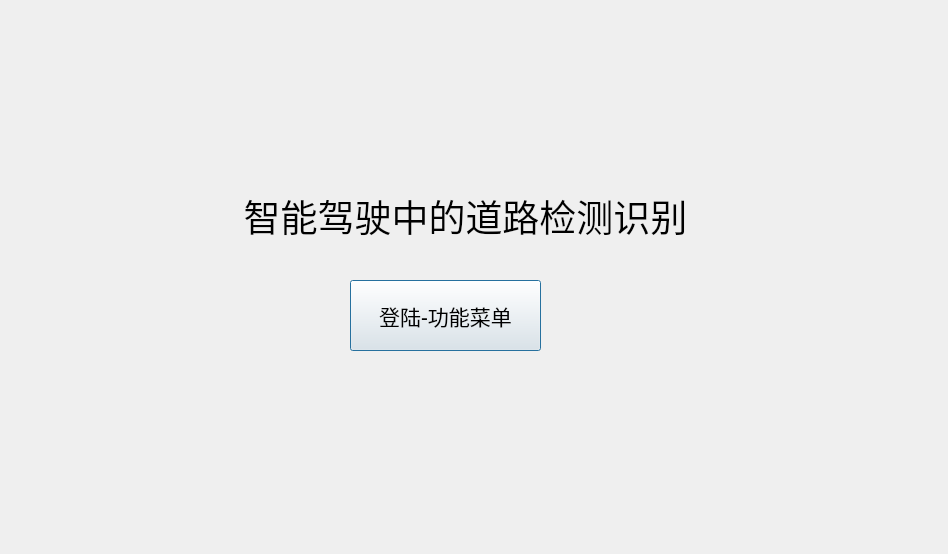
<?xml version="1.0" encoding="UTF-8"?>
<ui version="4.0">
 <class>Dialog</class>
 <widget class="QDialog" name="Dialog">
  <property name="geometry">
   <rect>
    <x>0</x>
    <y>0</y>
    <width>948</width>
    <height>554</height>
   </rect>
  </property>
  <property name="windowTitle">
   <string>Dialog</string>
  </property>
  <property name="styleSheet">
   <string notr="true"/>
  </property>
  <widget class="QLabel" name="title">
   <property name="geometry">
    <rect>
     <x>-60</x>
     <y>140</y>
     <width>1051</width>
     <height>151</height>
    </rect>
   </property>
   <property name="font">
    <font>
     <pointsize>28</pointsize>
    </font>
   </property>
   <property name="text">
    <string>智能驾驶中的道路检测识别</string>
   </property>
   <property name="alignment">
    <set>Qt::AlignCenter</set>
   </property>
  </widget>
  <widget class="QPushButton" name="pushButton">
   <property name="geometry">
    <rect>
     <x>350</x>
     <y>280</y>
     <width>191</width>
     <height>71</height>
    </rect>
   </property>
   <property name="font">
    <font>
     <family>Adobe Arabic</family>
     <pointsize>16</pointsize>
    </font>
   </property>
   <property name="text">
    <string>登陆-功能菜单</string>
   </property>
  </widget>
 </widget>
 <resources>
  <include location="../../source/source.qrc"/>
 </resources>
 <connections>
  <connection>
   <sender>pushButton</sender>
   <signal>clicked()</signal>
   <receiver>Dialog</receiver>
   <slot>goto_login_register_page()</slot>
   <hints>
    <hint type="sourcelabel">
     <x>400</x>
     <y>326</y>
    </hint>
    <hint type="destinationlabel">
     <x>242</x>
     <y>323</y>
    </hint>
   </hints>
  </connection>
 </connections>
 <slots>
  <slot>goto_login_register_page()</slot>
 </slots>
</ui>
